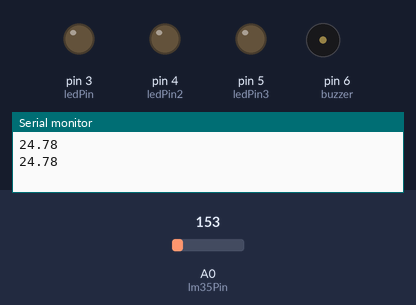
Simulated run of this sketch. Board: Arduino Uno, built with avr-gcc and run on an emulated ATmega328P. Parts: output pins drawn as LEDs (lit = HIGH), buzzer (waves = sounding, pin HIGH), the last lines printed to the serial monitor. The inputs (shaded band) are chosen by the test bench; at power-on: A0 (lm35Pin) = 153.

Above: at 3.8 s.
3.9 s: A0 (lm35Pin) set to 174
At 6.7 s:
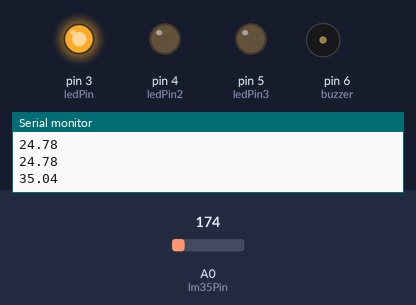
7.8 s: A0 (lm35Pin) set to 196
11.7 s: A0 (lm35Pin) set to 220
At 12.5 s:
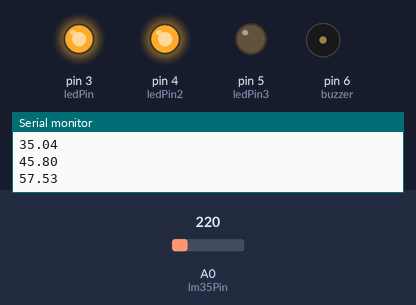
15.6 s: A0 (lm35Pin) set to 191
At 18.3 s:
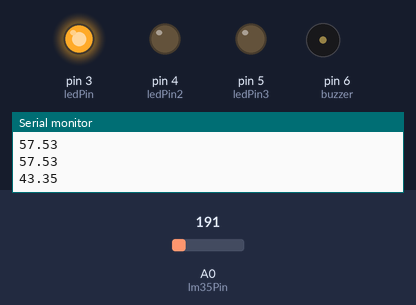
19.5 s: A0 (lm35Pin) set to 221
At 21.8 s:
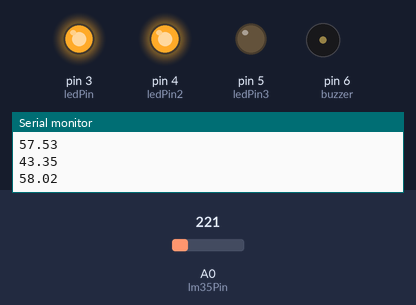
Timing chart, 0 to 23.3 s (numbered marks = the images above; inputs shaded):
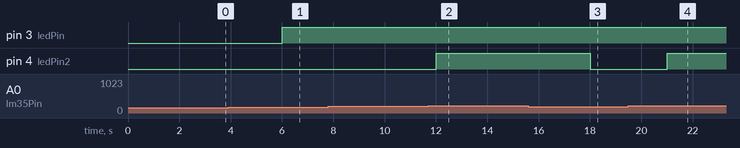

Measured:
- the behaviour switches between 163 and 164 on A0 (lm35Pin) (found by bisection; images 0 and 1)
- the behaviour switches between 204 and 205 on A0 (lm35Pin) (found by bisection; images 1 and 2)
- after the input at 3.9 s, pin 3 (ledPin): LOW → HIGH after 2.1 s
- after the input at 11.7 s, pin 4 (ledPin2): LOW → HIGH after 0.30 s
- after the input at 15.6 s, pin 4 (ledPin2): HIGH → LOW after 2.4 s
- after the input at 19.5 s, pin 4 (ledPin2): LOW → HIGH after 1.5 s

The sketch:

03-exercise.ino
```cpp
// set the pin for the LM35 temperature sensor, the variable to store the temperature value, the pins for the LEDs and the pin for the buzzer
int lm35Pin = A0;
float temperature;
int ledPin = 3;
int ledPin2 = 4;
int ledPin3 = 5;
int buzzer = 6;

// function that runs once when you press reset or power the board
void setup() {
  // set the LED and buzzer pins as output and start the serial communication for debugging
  pinMode(ledPin, OUTPUT);
  pinMode(ledPin2, OUTPUT);
  pinMode(ledPin3, OUTPUT);
  pinMode(buzzer, OUTPUT);
  Serial.begin(9600);
}

// function that reads the value from the LM35 sensor, converts it to a temperature in Celsius and prints it to the serial monitor for debugging
float readTemperatureSensor() {

  float lm35;

  lm35 = (((analogRead(lm35Pin) * 5.0) / 1023) * 1000 - 500) / 10;

  Serial.println(lm35);

  return lm35;
}

// function that repeats indefinitely when the arduino is powered on
void loop() {
  // read the value from the LM35 sensor, convert it to a temperature in Celsius and print it to the serial monitor for debugging
  float temperature = readTemperatureSensor();

  // if the temperature is above 70 degrees Celsius, turn on all the LEDs and the buzzer, if it's above 50 degrees Celsius, turn on two LEDs, if it's above 30 degrees Celsius, turn on one LED and if it's below or equal to 30 degrees Celsius, turn off all the LEDs and the buzzer
  if (temperature > 70) {
    digitalWrite(ledPin, HIGH);
    digitalWrite(ledPin2, HIGH);
    digitalWrite(ledPin3, HIGH);
    digitalWrite(buzzer, HIGH);
  }
  else if (temperature > 50) {
    digitalWrite(ledPin, HIGH);
    digitalWrite(ledPin2, HIGH);
    digitalWrite(ledPin3, LOW);
    digitalWrite(buzzer, LOW);
  }
  else if (temperature > 30) {
    digitalWrite(ledPin, HIGH);
    digitalWrite(ledPin2, LOW);
    digitalWrite(ledPin3, LOW);
    digitalWrite(buzzer, LOW);
  }
  else {
    digitalWrite(ledPin, LOW);
    digitalWrite(ledPin2, LOW);
    digitalWrite(ledPin3, LOW);
    digitalWrite(buzzer, LOW);
  }

  delay(3000);
}
```
